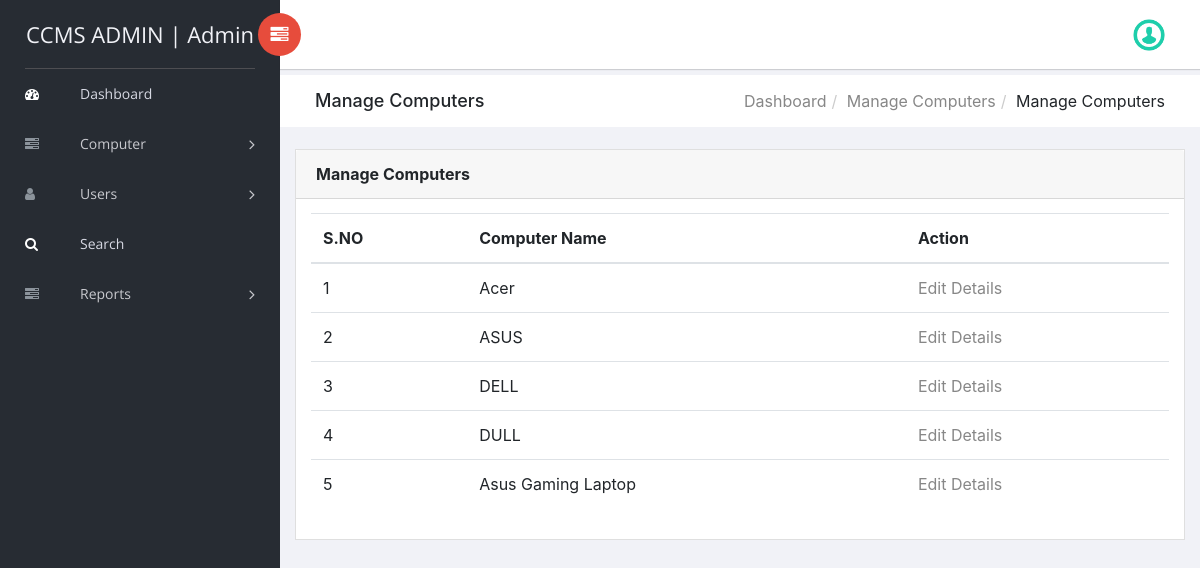
/manage-computer.php (signed in), run on the app's committed database.
### tables this page shows
CREATE TABLE `tblcomputers` (
  `ID` int(10) NOT NULL,
  `ComputerName` varchar(120) DEFAULT NULL,
  `ComputerLocation` varchar(120) DEFAULT NULL,
  `IPAdd` varchar(120) DEFAULT NULL,
  `EntryDate` timestamp NULL DEFAULT current_timestamp()
);

### manage-computer.php (the view, shortened to what this page needs)
<?php
include('includes/dbconnection.php');
if (strlen($_SESSION['ccmsaid']==0)) {
  header('location:logout.php');
  } else{
  ?>
<!doctype html>
<html class="no-js" lang="en">
<head>
    <link rel="stylesheet" href="vendors/bootstrap/dist/css/bootstrap.min.css">
    <link rel="stylesheet" href="vendors/font-awesome/css/font-awesome.min.css">
    <link rel="stylesheet" href="vendors/themify-icons/css/themify-icons.css">
    <link rel="stylesheet" href="vendors/flag-icon-css/css/flag-icon.min.css">
    <link rel="stylesheet" href="vendors/selectFX/css/cs-skin-elastic.css">
    <link rel="stylesheet" href="assets/css/style.css">
</head>
<body>
    <?php include_once('includes/sidebar.php');?>
    <div id="right-panel" class="right-panel">
        <?php include_once('includes/header.php');?>
        <div class="breadcrumbs">
            <div class="col-sm-4">
                <div class="page-header float-left">
                    <div class="page-title">
                        <h1>Manage Computers</h1>
                    </div>
                </div>
            </div>
            <div class="col-sm-8">
                <div class="page-header float-right">
                    <div class="page-title">
                        <ol class="breadcrumb text-right">
                            <li><a href="dashboard.php">Dashboard</a></li>
                            <li><a href="manage-computer.php">Manage Computers</a></li>
                            <li class="active">Manage Computers</li>
                        </ol>
                    </div>
                </div>
            </div>
        </div>
        <div class="content mt-3">
            <div class="animated fadeIn">
                <div class="row">
                    <div class="col-lg-12">
                        <div class="card">
                            <div class="card-header">
                                <strong class="card-title">Manage Computers</strong>
                            </div>
                            <div class="card-body">
                                <table class="table">
                                    <thead>
                                        <tr>
                                            <tr>
                  <th>S.NO</th>
                  <th>Computer Name</th>
                   <th>Action</th>
                </tr>
                                        </tr>
                                        </thead>
                                    <?php
$ret=mysqli_query($con,"select *from tblcomputers");
$cnt=1;
while ($row=mysqli_fetch_array($ret)) {
?>
                <tr>
                  <td><?php echo $cnt;?></td>
                  <td><?php  echo $row['ComputerName'];?></td>
                  <td><a href="edit-computer-detail.php?editid=<?php echo $row['ID'];?>">Edit Details</a></td>
                </tr>
                <?php
$cnt=$cnt+1;
}?>
                                </table>
                            </div>
                        </div>
                    </div>
                </div>
            </div>
        </div>
    </div>
</body>
</html>
<?php }  ?>

### includes/sidebar.php (shortened to what this page needs)
<aside id="left-panel" class="left-panel">
        <nav class="navbar navbar-expand-sm navbar-default">
<?php
$adminid=$_SESSION['ccmsaid'];
$ret=mysqli_query($con,"select AdminName from tbladmin where ID='$adminid'");
$row=mysqli_fetch_array($ret);
$name=$row['AdminName'];
?>
            <div class="navbar-header">
                <a class="navbar-brand" href="dashboard.php">CCMS ADMIN | <?php echo $name; ?></a>
            </div>
            <div id="main-menu" class="main-menu collapse navbar-collapse">
                <ul class="nav navbar-nav">
                    <li class="active">
                        <a href="dashboard.php"> <i class="menu-icon fa fa-dashboard"></i>Dashboard </a>
                    </li>
<li class="menu-item-has-children dropdown">
                        <a href="#" class="dropdown-toggle" data-toggle="dropdown" aria-haspopup="true" aria-expanded="false"> <i class="menu-icon fa fa-tasks"></i>Computer</a>
                    </li>
 <li class="menu-item-has-children dropdown">
                        <a href="add-users.php" class="dropdown-toggle" data-toggle="dropdown" aria-haspopup="true" aria-expanded="false"> <i class="menu-icon fa fa-user"></i>Users</a>
                    </li>
<li class="active">
                        <a href="search.php"> <i class="menu-icon fa fa-search"></i>Search </a>
                    </li>
  <li class="menu-item-has-children dropdown">
                        <a href="#" class="dropdown-toggle" data-toggle="dropdown" aria-haspopup="true" aria-expanded="false"> <i class="menu-icon fa fa-tasks"></i>Reports</a>
                    </li>
                </ul>
            </div>
        </nav>
    </aside>

### data on the page
tblcomputers: ComputerName "Acer"
tblcomputers: ComputerName "ASUS"
tblcomputers: ComputerName "DELL"
tblcomputers: ComputerName "DULL"
tblcomputers: ComputerName "Asus Gaming Laptop"

### other printed values
$name "Admin"
